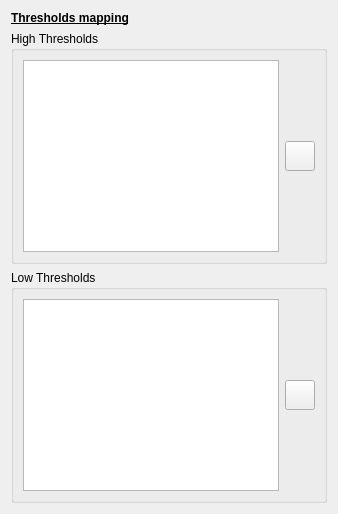
     <widget class="QWidget" name="thresholdsPage">
      <layout class="QVBoxLayout" name="verticalLayout_3">
       <item>
        <widget class="QLabel" name="label_17">
         <property name="font">
          <font>
           <bold>true</bold>
           <underline>true</underline>
          </font>
         </property>
         <property name="text">
          <string>Thresholds mapping</string>
         </property>
        </widget>
       </item>
       <item>
        <widget class="QGroupBox" name="groupBox">
         <property name="enabled">
          <bool>true</bool>
         </property>
         <property name="title">
          <string>High Thresholds</string>
         </property>
         <layout class="QHBoxLayout" name="horizontalLayout_18">
          <item>
           <widget class="QTableWidget" name="highThresholdsTableWidget">
            <property name="editTriggers">
             <set>QAbstractItemView::NoEditTriggers</set>
            </property>
            <property name="selectionMode">
             <enum>QAbstractItemView::SingleSelection</enum>
            </property>
            <property name="selectionBehavior">
             <enum>QAbstractItemView::SelectRows</enum>
            </property>
            <property name="showGrid">
             <bool>false</bool>
            </property>
            <property name="gridStyle">
             <enum>Qt::NoPen</enum>
            </property>
            <attribute name="horizontalHeaderVisible">
             <bool>false</bool>
            </attribute>
            <attribute name="horizontalHeaderStretchLastSection">
             <bool>true</bool>
            </attribute>
            <attribute name="verticalHeaderVisible">
             <bool>false</bool>
            </attribute>
            <column>
             <property name="text">
              <string>0</string>
             </property>
            </column>
            <column>
             <property name="text">
              <string>1</string>
             </property>
            </column>
           </widget>
          </item>
          <item>
           <layout class="QVBoxLayout" name="verticalLayout_6">
            <item>
             <spacer name="verticalSpacer_4">
              <property name="orientation">
               <enum>Qt::Vertical</enum>
              </property>
              <property name="sizeHint" stdset="0">
               <size>
                <width>20</width>
                <height>20</height>
               </size>
              </property>
             </spacer>
            </item>
            <item>
             <widget class="QToolButton" name="addHighThresholdToolButton">
              <property name="minimumSize">
               <size>
                <width>30</width>
                <height>30</height>
               </size>
              </property>
              <property name="text">
               <string/>
              </property>
              <property name="iconSize">
               <size>
                <width>20</width>
                <height>20</height>
               </size>
              </property>
             </widget>
            </item>
            <item>
             <spacer name="verticalSpacer_3">
              <property name="orientation">
               <enum>Qt::Vertical</enum>
              </property>
              <property name="sizeHint" stdset="0">
               <size>
                <width>20</width>
                <height>40</height>
               </size>
              </property>
             </spacer>
            </item>
           </layout>
          </item>
         </layout>
        </widget>
       </item>
       <item>
        <widget class="QGroupBox" name="groupBox_2">
         <property name="title">
          <string>Low Thresholds</string>
         </property>
         <layout class="QHBoxLayout" name="horizontalLayout_15">
          <item>
           <widget class="QTableWidget" name="lowThresholdsTableWidget">
            <property name="editTriggers">
             <set>QAbstractItemView::NoEditTriggers</set>
            </property>
            <property name="selectionMode">
             <enum>QAbstractItemView::SingleSelection</enum>
            </property>
            <property name="selectionBehavior">
             <enum>QAbstractItemView::SelectRows</enum>
            </property>
            <property name="showGrid">
             <bool>false</bool>
            </property>
            <attribute name="horizontalHeaderVisible">
             <bool>false</bool>
            </attribute>
            <attribute name="horizontalHeaderStretchLastSection">
             <bool>true</bool>
            </attribute>
            <attribute name="verticalHeaderVisible">
             <bool>false</bool>
            </attribute>
            <column>
             <property name="text">
              <string>0</string>
             </property>
            </column>
            <column>
             <property name="text">
              <string>1</string>
             </property>
            </column>
           </widget>
          </item>
          <item>
           <layout class="QVBoxLayout" name="verticalLayout_7">
            <item>
             <spacer name="verticalSpacer_6">
              <property name="orientation">
               <enum>Qt::Vertical</enum>
              </property>
              <property name="sizeHint" stdset="0">
               <size>
                <width>20</width>
                <height>40</height>
               </size>
              </property>
             </spacer>
            </item>
            <item>
             <widget class="QToolButton" name="addLowThresholdToolButton">
              <property name="minimumSize">
               <size>
                <width>30</width>
                <height>30</height>
               </size>
              </property>
              <property name="text">
               <string/>
              </property>
              <property name="iconSize">
               <size>
                <width>20</width>
                <height>20</height>
               </size>
              </property>
             </widget>
            </item>
            <item>
             <spacer name="verticalSpacer_5">
              <property name="orientation">
               <enum>Qt::Vertical</enum>
              </property>
              <property name="sizeHint" stdset="0">
               <size>
                <width>20</width>
                <height>40</height>
               </size>
              </property>
             </spacer>
            </item>
           </layout>
          </item>
         </layout>
        </widget>
       </item>
      </layout>
     </widget>
